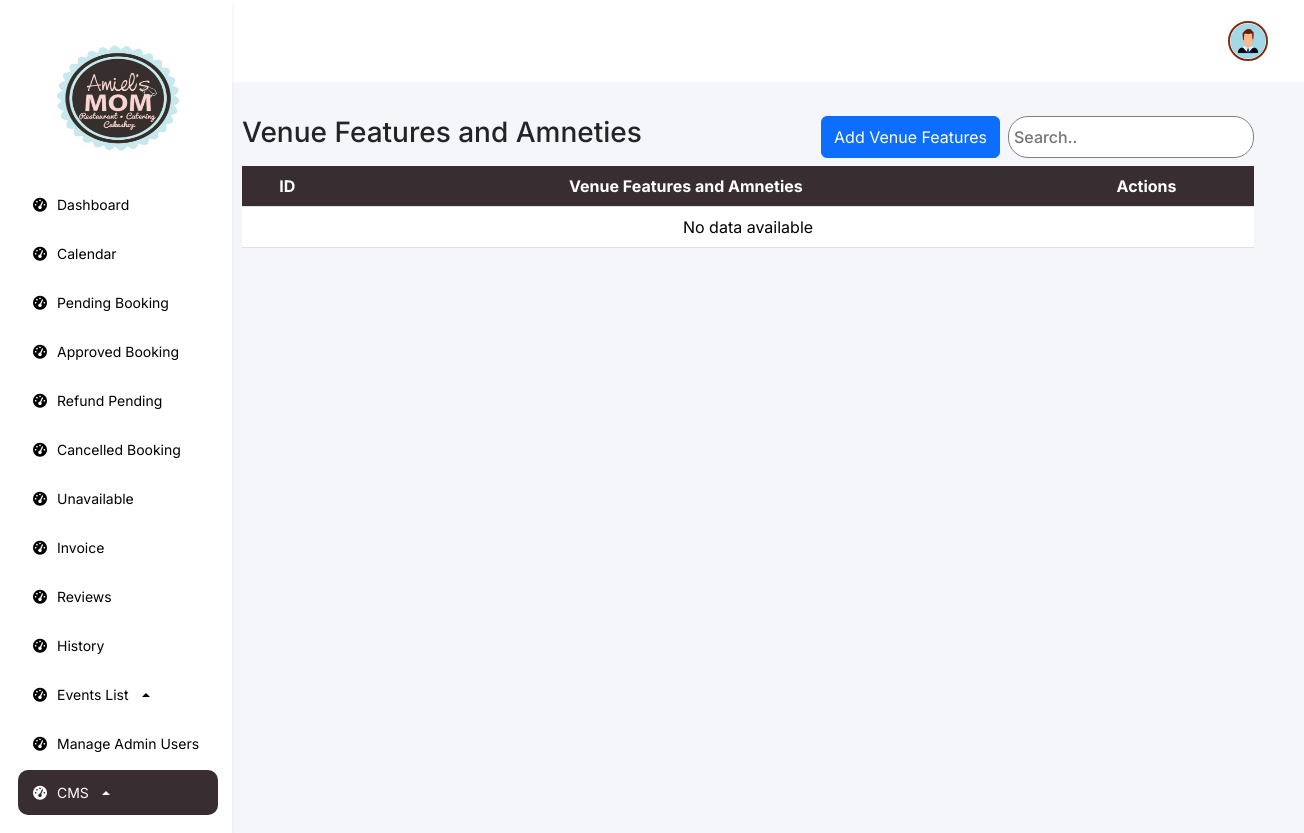
/features/admin/web/features.php (signed in), run on an earlier commit of the app's database.
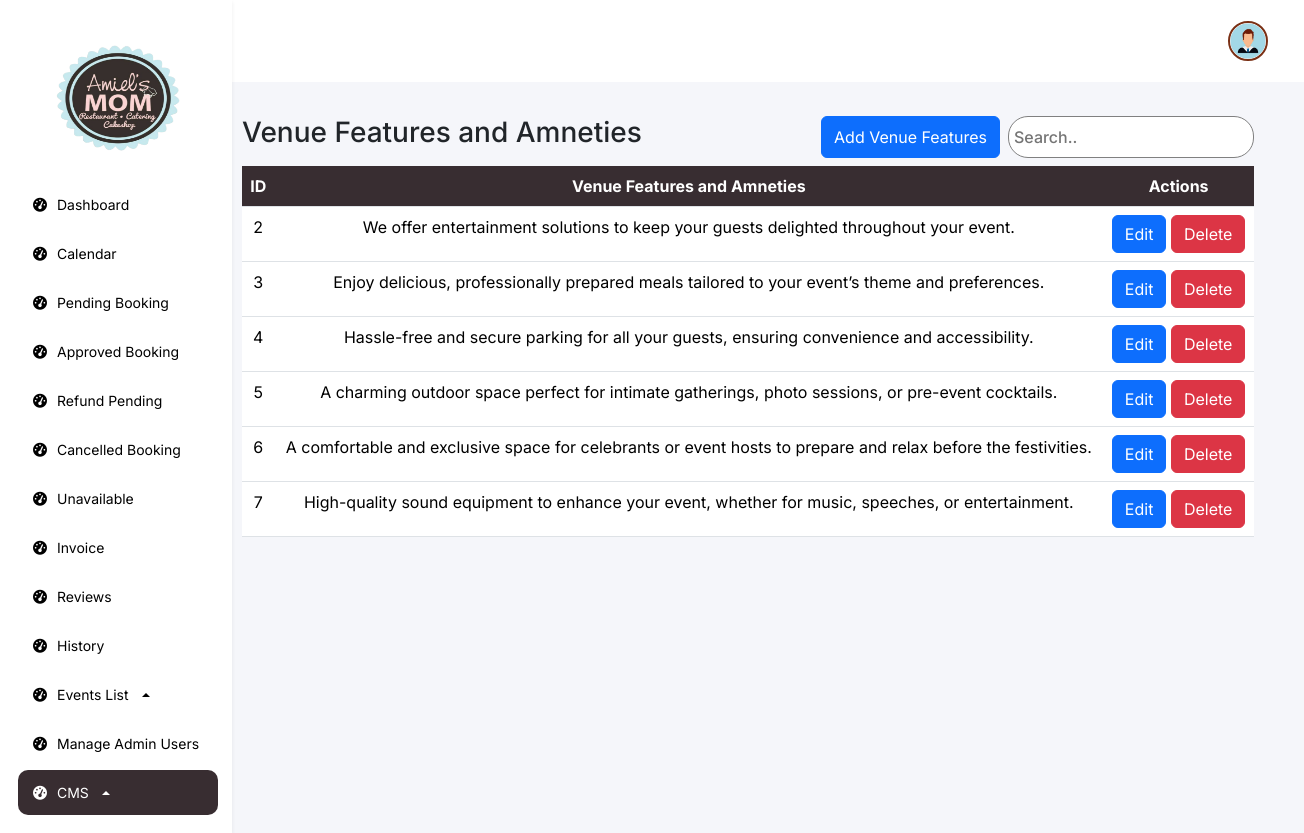
And on a later commit of the database.
### tables this page shows
CREATE TABLE `features` (
  `id` int(11) NOT NULL,
  `venue` varchar(255) NOT NULL
);

### features/admin/web/features.php (the view, shortened to what the changed rows need)
<?php
require '../../../db.php';
$query = "SELECT * FROM features";
$result = $conn->query($query);
?>
<!DOCTYPE html>
<html lang="en">
<head>
    <link rel="stylesheet" href="https://cdnjs.cloudflare.com/ajax/libs/font-awesome/6.0.0-beta3/css/all.min.css">
    <link href="https://cdn.jsdelivr.net/npm/bootstrap@5.3.3/dist/css/bootstrap.min.css" rel="stylesheet"
>
    <link href="https://cdn.jsdelivr.net/npm/sweetalert2@11.5.0/dist/sweetalert2.min.css" rel="stylesheet">
    <link rel="stylesheet" href="../css/index.css">
</head>
<body>
    <div class="content flex-grow-1">
        <div class="container mt-4">
            <div class="table-responsive">
            <table class="table">
                <thead>
                    <tr>
                        <th scope="col">ID</th>
                        <th scope="col">Venue Features and Amneties</th>
                        <th scope="col">Actions</th>
                    </tr>
                </thead>
                <tbody>
                <?php if ($result->num_rows > 0): ?>
                    <?php while ($row = $result->fetch_assoc()): ?>
                        <tr>
                            <td><?php echo $row['id']; ?></td>
                            <td><?php echo htmlspecialchars($row['venue']); ?></td>
                            <td>
                                <button class="btn btn-primary" data-bs-toggle="modal" data-bs-target="#editModal"
                                        data-id="<?php echo $row['id']; ?>"
                                        data-venue="<?php echo htmlspecialchars($row['venue']); ?>">
                                    Edit
                                </button>
                                <button class="btn btn-danger" onclick="deleteService(<?php echo $row['id']; ?>)">Delete</button>
                            </td>
                        </tr>
                    <?php endwhile; ?>
                <?php else: ?>
                    <tr>
                        <td colspan="5" class="text-center">No data available</td>
                    </tr>
                <?php endif; ?>
            </tbody>
            </table>
</html>

What changed in the data, as far as the page shows it:
added features: id "2", venue "We offer entertainment solutions to keep your guests delighted throughout your event."
added features: id "3", venue "Enjoy delicious, professionally prepared meals tailored to your event’s theme and preferences."
added features: id "4", venue "Hassle-free and secure parking for all your guests, ensuring convenience and accessibility."
added features: id "5", venue "A charming outdoor space perfect for intimate gatherings, photo sessions, or pre-event cocktails."
added features: id "6", venue "A comfortable and exclusive space for celebrants or event hosts to prepare and relax before the festivities."
added features: id "7", venue "High-quality sound equipment to enhance your event, whether for music, speeches, or entertainment."
Also different on the page:
text no longer shown: "No data available"
